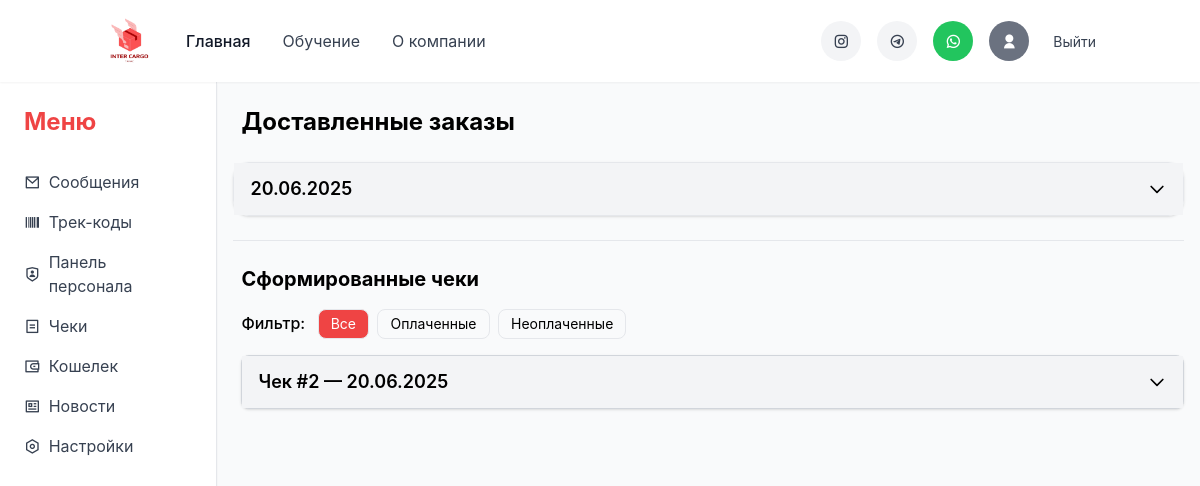
Page /profile/delivered-posts/ (signed in) on the committed database.
### myprofile/models.py (models this page shows, shortened)
class TrackCode(models.Model):
    STATUS_CHOICES = [
        ('user_added', 'Добавлено пользователем'),
        ('warehouse_cn', 'Принято на склад (Китай)'),
        ('shipped_cn', 'Отправлено со склада (Китай)'),
        ('delivered', 'Доставлено на ПВЗ'),
    ]
    id = models.AutoField(primary_key=True, verbose_name="№ трек кода")
    track_code = models.CharField(max_length=100, unique=True, verbose_name="Трек код")
    update_date = models.DateField(auto_now=True, verbose_name="Дата обновления")
    status = models.CharField(max_length=20, choices=STATUS_CHOICES, verbose_name="Статус трек-кода")
    owner = models.ForeignKey(
        settings.AUTH_USER_MODEL,
        on_delete=models.CASCADE,
        verbose_name="Имя владельца"
    )
    description = models.CharField(max_length=255, blank=True, verbose_name="О посылке")
    weight = models.DecimalField(max_digits=6, decimal_places=3, null=True, blank=True, verbose_name="Вес посылки (кг)")

class Receipt(models.Model):
    owner = models.ForeignKey(settings.AUTH_USER_MODEL, on_delete=models.CASCADE, verbose_name="Владелец")
    created_at = models.DateField(auto_now_add=True, verbose_name="Дата создания")
    is_paid = models.BooleanField(default=False, verbose_name="Статус оплаты")
    total_weight = models.DecimalField(max_digits=6, decimal_places=3, default=0, verbose_name="Общий вес (кг)")
    total_price = models.DecimalField(max_digits=10, decimal_places=2, default=0, verbose_name="Сумма чека")

### myprofile/views.py (the view, shortened to what this page needs)
# urls.py: path('delivered-posts/', views.delivered_trackcodes_by_date, name='delivered_posts'),
@login_required
def delivered_trackcodes_by_date(request):
    delivered = TrackCode.objects.filter(owner=request.user, status='delivered')
    grouped = defaultdict(list)
    for track in delivered:
        price = (track.weight or Decimal("0")) * Decimal("1859")
        track.price = round(price, 2)
        grouped[track.update_date].append(track)
    result = {}
    for date, tracks in sorted(grouped.items(), reverse=True):
        total_weight = sum(t.weight or Decimal("0") for t in tracks)
        total_price = sum(t.price for t in tracks)
        result[date] = {
            'tracks': tracks,
            'total_weight': round(total_weight, 2),
            'total_price': round(total_price, 2)
        }
    if delivered.exists():
        from django.db.models import Q
        already_in_receipt = ReceiptItem.objects.filter(track_code__in=delivered).values_list('track_code_id', flat=True)
        new_tracks = delivered.exclude(id__in=already_in_receipt)
    receipts = Receipt.objects.filter(owner=request.user).order_by('-created_at')
    return render(request, 'delivered_posts.html', {
        'grouped_trackcodes': result,
        'receipts': receipts
    })

### myprofile/templates/delivered_posts.html (shortened to what this page needs)
<!DOCTYPE html>
<html lang="ru">
{% load static %}
<head>
    <script src="https://cdn.tailwindcss.com/3.4.16"></script>
    <link rel="stylesheet" href="{% static 'styles/css2.css' %}"/>
    <link rel="stylesheet" href="{% static 'styles/styles.css' %}"/>
    <link rel="stylesheet" href="{% static 'styles/remixicon/remixicon.css' %}"/>
</head>
<body class="bg-gray-50 min-h-screen">
{% include 'includes/header.html' %}
{% block content %}
<div class="flex min-h-screen">
  {% include 'includes/sidebar.html' %}
  <div class="w-full px-4 py-6 mx-auto">
      <h1 class="text-2xl font-bold mb-6 ml-2">Доставленные заказы</h1>
      {% for date, data in grouped_trackcodes.items %}
        <div x-data="{ open: false }" class="border rounded-lg shadow mb-4 w-full">
              <div @click="open = !open" class="flex items-center justify-between px-4 py-3 cursor-pointer bg-gray-100 hover:bg-gray-200 transition">
                  <span class="font-semibold text-lg">{{ date|date:"d.m.Y" }}</span>
                  <svg :class="open ? 'rotate-180' : ''" class="w-5 h-5 transition-transform" fill="none" stroke="currentColor" stroke-width="2"
                      viewBox="0 0 24 24">
                      <path stroke-linecap="round" stroke-linejoin="round" d="M19 9l-7 7-7-7" />
                  </svg>
              </div>
          </div>
      {% empty %}
          <p class="text-gray-500 ml-2">Нет доставленных трек-кодов.</p>
      {% endfor %}
          <hr class="my-6">
          <h2 class="text-xl font-bold mb-4 ml-2">Сформированные чеки</h2>
          <div x-data="{ filter: 'all' }" class="mb-4 ml-2">
            <label class="mr-2 font-medium">Фильтр:</label>
            <button @click="filter = 'all'" :class="{ 'bg-red-500 text-white': filter === 'all' }" class="px-3 py-1 border rounded text-sm hover:bg-red-100 mr-1">Все</button>
            <button @click="filter = 'paid'" :class="{ 'bg-red-500 text-white': filter === 'paid' }" class="px-3 py-1 border rounded text-sm hover:bg-red-100 mr-1">Оплаченные</button>
            <button @click="filter = 'unpaid'" :class="{ 'bg-red-500 text-white': filter === 'unpaid' }" class="px-3 py-1 border rounded text-sm hover:bg-red-100">Неоплаченные</button>
            {% if receipts %}
            {% for receipt in receipts %}
            <div x-data="{ open: false }" x-show="filter === 'all' || (filter === 'paid' && {{ receipt.is_paid|yesno:'true,false' }}) || (filter === 'unpaid' && {{ receipt.is_paid|yesno:'false,true' }})" class="border border-gray-300 rounded mb-4 shadow bg-white mt-4">
              <div class="flex justify-between items-stretch bg-gray-100 hover:bg-gray-200 transition cursor-pointer" @click="open = !open">
                <div class="flex-1 px-4 py-3 flex items-center">
                  <h3 class="font-semibold text-lg">Чек #{{ receipt.id }} — {{ receipt.created_at|date:"d.m.Y" }}</h3>
                </div>
                <div class="px-4 py-3 flex items-center">
                  <svg :class="open ? 'rotate-180' : ''" class="w-5 h-5 transition-transform" fill="none" stroke="currentColor" stroke-width="2" viewBox="0 0 24 24">
                    <path stroke-linecap="round" stroke-linejoin="round" d="M19 9l-7 7-7-7" />
                  </svg>
                </div>
              </div>
            </div>
            {% endfor %}
            {% else %}
            <p class="text-gray-500 ml-2 mt-4">Чеки ещё не сформированы.</p>
            {% endif %}
          </div>
  </div>
</div>
  {% endblock %}
</body>
</html>

### mainview/static/styles/styles.css (style rules this page uses)
body { font-family: 'Inter', sans-serif; }

### rows in the picture
TrackCode: grouped_trackcodes "20.06.2025"
Receipt: id "2", created_at "20.06.2025"
